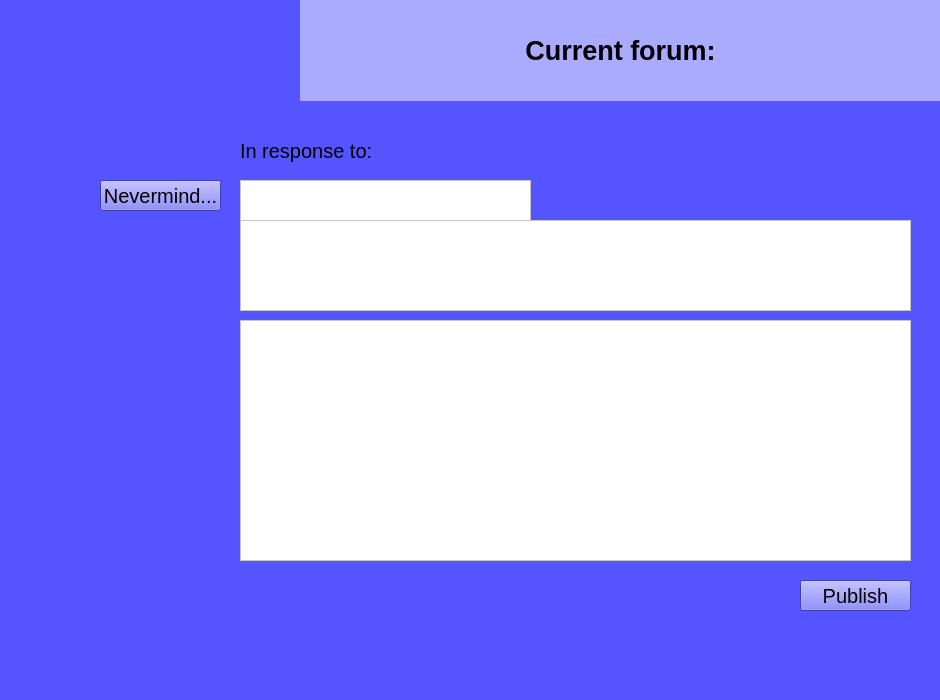
<?xml version="1.0" encoding="UTF-8"?>
<ui version="4.0">
 <class>MainWindow</class>
 <widget class="QMainWindow" name="MainWindow">
  <property name="geometry">
   <rect>
    <x>0</x>
    <y>0</y>
    <width>940</width>
    <height>700</height>
   </rect>
  </property>
  <property name="windowTitle">
   <string>MainWindow</string>
  </property>
  <property name="styleSheet">
   <string notr="true">background-color: rgb(85, 85, 255);</string>
  </property>
  <widget class="QWidget" name="centralwidget">
   <widget class="QTextEdit" name="PostContentTextEdit">
    <property name="geometry">
     <rect>
      <x>240</x>
      <y>220</y>
      <width>671</width>
      <height>91</height>
     </rect>
    </property>
    <property name="font">
     <font>
      <pointsize>14</pointsize>
     </font>
    </property>
    <property name="styleSheet">
     <string notr="true">background-color: rgb(255, 255, 255);
border-color: rgb(170, 0, 255);</string>
    </property>
    <property name="readOnly">
     <bool>true</bool>
    </property>
    <property name="html">
     <string>&lt;!DOCTYPE HTML PUBLIC &quot;-//W3C//DTD HTML 4.0//EN&quot; &quot;http://www.w3.org/TR/REC-html40/strict.dtd&quot;&gt;
&lt;html&gt;&lt;head&gt;&lt;meta name=&quot;qrichtext&quot; content=&quot;1&quot; /&gt;&lt;style type=&quot;text/css&quot;&gt;
p, li { white-space: pre-wrap; }
&lt;/style&gt;&lt;/head&gt;&lt;body style=&quot; font-family:'Cantarell'; font-size:14pt; font-weight:400; font-style:normal;&quot;&gt;
&lt;p style=&quot;-qt-paragraph-type:empty; margin-top:0px; margin-bottom:0px; margin-left:0px; margin-right:0px; -qt-block-indent:0; text-indent:0px;&quot;&gt;&lt;br /&gt;&lt;/p&gt;&lt;/body&gt;&lt;/html&gt;</string>
    </property>
   </widget>
   <widget class="QPushButton" name="PublishBtn">
    <property name="geometry">
     <rect>
      <x>800</x>
      <y>580</y>
      <width>111</width>
      <height>31</height>
     </rect>
    </property>
    <property name="font">
     <font>
      <pointsize>15</pointsize>
     </font>
    </property>
    <property name="text">
     <string>Publish</string>
    </property>
   </widget>
   <widget class="QTextEdit" name="PostTitleTextEdit">
    <property name="geometry">
     <rect>
      <x>240</x>
      <y>180</y>
      <width>291</width>
      <height>41</height>
     </rect>
    </property>
    <property name="font">
     <font>
      <pointsize>14</pointsize>
     </font>
    </property>
    <property name="styleSheet">
     <string notr="true">background-color: rgb(255, 255, 255);
border-color: rgb(170, 0, 255);</string>
    </property>
    <property name="readOnly">
     <bool>true</bool>
    </property>
    <property name="html">
     <string>&lt;!DOCTYPE HTML PUBLIC &quot;-//W3C//DTD HTML 4.0//EN&quot; &quot;http://www.w3.org/TR/REC-html40/strict.dtd&quot;&gt;
&lt;html&gt;&lt;head&gt;&lt;meta name=&quot;qrichtext&quot; content=&quot;1&quot; /&gt;&lt;style type=&quot;text/css&quot;&gt;
p, li { white-space: pre-wrap; }
&lt;/style&gt;&lt;/head&gt;&lt;body style=&quot; font-family:'Cantarell'; font-size:14pt; font-weight:400; font-style:normal;&quot;&gt;
&lt;p style=&quot;-qt-paragraph-type:empty; margin-top:0px; margin-bottom:0px; margin-left:0px; margin-right:0px; -qt-block-indent:0; text-indent:0px;&quot;&gt;&lt;br /&gt;&lt;/p&gt;&lt;/body&gt;&lt;/html&gt;</string>
    </property>
   </widget>
   <widget class="QLabel" name="WhichForum">
    <property name="geometry">
     <rect>
      <x>240</x>
      <y>130</y>
      <width>141</width>
      <height>41</height>
     </rect>
    </property>
    <property name="font">
     <font>
      <pointsize>15</pointsize>
     </font>
    </property>
    <property name="text">
     <string>In response to:</string>
    </property>
   </widget>
   <widget class="QPushButton" name="NevermindBtn">
    <property name="geometry">
     <rect>
      <x>100</x>
      <y>180</y>
      <width>121</width>
      <height>31</height>
     </rect>
    </property>
    <property name="font">
     <font>
      <pointsize>15</pointsize>
     </font>
    </property>
    <property name="text">
     <string>Nevermind...</string>
    </property>
   </widget>
   <widget class="QLabel" name="label">
    <property name="geometry">
     <rect>
      <x>0</x>
      <y>0</y>
      <width>301</width>
      <height>101</height>
     </rect>
    </property>
    <property name="styleSheet">
     <string notr="true"/>
    </property>
    <property name="text">
     <string/>
    </property>
    <property name="pixmap">
     <pixmap>../../SpoiledEGG_New.png</pixmap>
    </property>
   </widget>
   <widget class="QLabel" name="CurrentForumLabel">
    <property name="geometry">
     <rect>
      <x>300</x>
      <y>0</y>
      <width>641</width>
      <height>101</height>
     </rect>
    </property>
    <property name="font">
     <font>
      <pointsize>20</pointsize>
      <weight>75</weight>
      <bold>true</bold>
     </font>
    </property>
    <property name="autoFillBackground">
     <bool>false</bool>
    </property>
    <property name="styleSheet">
     <string notr="true">background-color: rgb(170, 170, 255);</string>
    </property>
    <property name="text">
     <string>Current forum:</string>
    </property>
    <property name="alignment">
     <set>Qt::AlignCenter</set>
    </property>
   </widget>
   <widget class="QTextEdit" name="CommentContentTextEdit">
    <property name="geometry">
     <rect>
      <x>240</x>
      <y>320</y>
      <width>671</width>
      <height>241</height>
     </rect>
    </property>
    <property name="font">
     <font>
      <pointsize>14</pointsize>
     </font>
    </property>
    <property name="styleSheet">
     <string notr="true">background-color: rgb(255, 255, 255);
border-color: rgb(170, 0, 255);</string>
    </property>
    <property name="html">
     <string>&lt;!DOCTYPE HTML PUBLIC &quot;-//W3C//DTD HTML 4.0//EN&quot; &quot;http://www.w3.org/TR/REC-html40/strict.dtd&quot;&gt;
&lt;html&gt;&lt;head&gt;&lt;meta name=&quot;qrichtext&quot; content=&quot;1&quot; /&gt;&lt;style type=&quot;text/css&quot;&gt;
p, li { white-space: pre-wrap; }
&lt;/style&gt;&lt;/head&gt;&lt;body style=&quot; font-family:'Cantarell'; font-size:14pt; font-weight:400; font-style:normal;&quot;&gt;
&lt;p style=&quot;-qt-paragraph-type:empty; margin-top:0px; margin-bottom:0px; margin-left:0px; margin-right:0px; -qt-block-indent:0; text-indent:0px;&quot;&gt;&lt;br /&gt;&lt;/p&gt;&lt;/body&gt;&lt;/html&gt;</string>
    </property>
   </widget>
  </widget>
  <widget class="QStatusBar" name="statusbar"/>
 </widget>
 <resources/>
 <connections/>
</ui>
